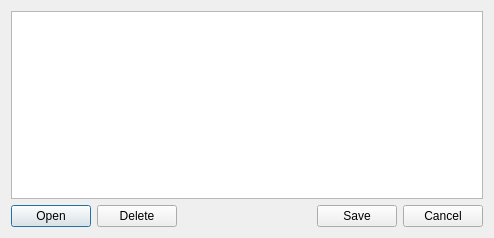
<ui version="4.0" >
 <class>bookmark</class>
 <widget class="QDialog" name="bookmark" >
  <property name="geometry" >
   <rect>
    <x>0</x>
    <y>0</y>
    <width>494</width>
    <height>238</height>
   </rect>
  </property>
  <property name="windowTitle" >
   <string>Bookmarks</string>
  </property>
  <layout class="QVBoxLayout" >
   <item>
    <widget class="QListWidget" name="bookmarks" >
     <property name="alternatingRowColors" >
      <bool>true</bool>
     </property>
     <property name="selectionMode" >
      <enum>QAbstractItemView::ExtendedSelection</enum>
     </property>
    </widget>
   </item>
   <item>
    <layout class="QHBoxLayout" >
     <item>
      <widget class="QPushButton" name="button_open" >
       <property name="text" >
        <string>Open</string>
       </property>
      </widget>
     </item>
     <item>
      <widget class="QPushButton" name="button_delete" >
       <property name="text" >
        <string>Delete</string>
       </property>
      </widget>
     </item>
     <item>
      <spacer>
       <property name="orientation" >
        <enum>Qt::Horizontal</enum>
       </property>
       <property name="sizeHint" stdset="0" >
        <size>
         <width>91</width>
         <height>20</height>
        </size>
       </property>
      </spacer>
     </item>
     <item>
      <widget class="QPushButton" name="button_save" >
       <property name="text" >
        <string>Save</string>
       </property>
      </widget>
     </item>
     <item>
      <widget class="QPushButton" name="button_cancel" >
       <property name="text" >
        <string>Cancel</string>
       </property>
      </widget>
     </item>
    </layout>
   </item>
  </layout>
 </widget>
 <resources/>
 <connections>
  <connection>
   <sender>button_cancel</sender>
   <signal>clicked()</signal>
   <receiver>bookmark</receiver>
   <slot>reject()</slot>
   <hints>
    <hint type="sourcelabel" >
     <x>483</x>
     <y>490</y>
    </hint>
    <hint type="destinationlabel" >
     <x>265</x>
     <y>256</y>
    </hint>
   </hints>
  </connection>
 </connections>
</ui>
